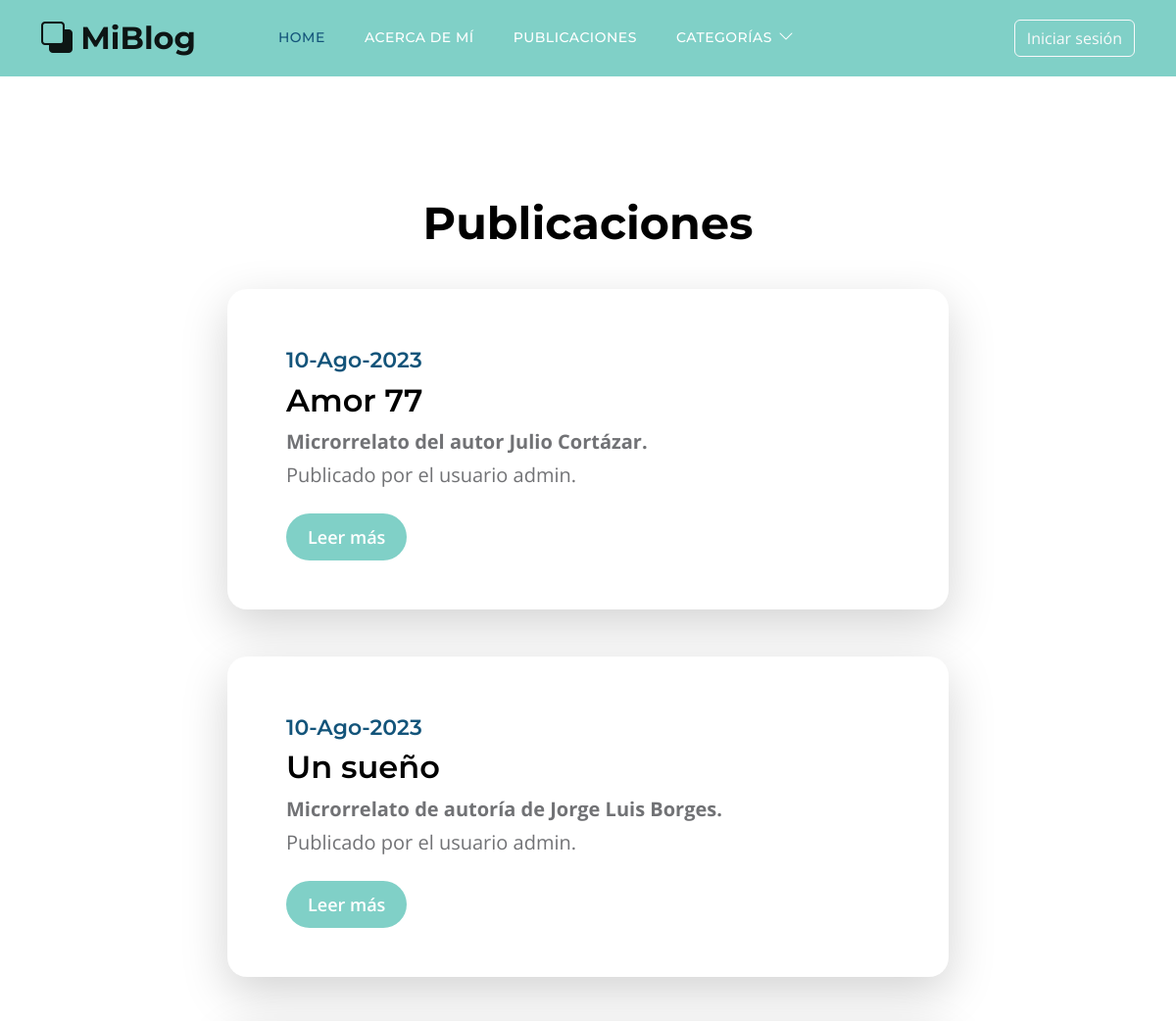
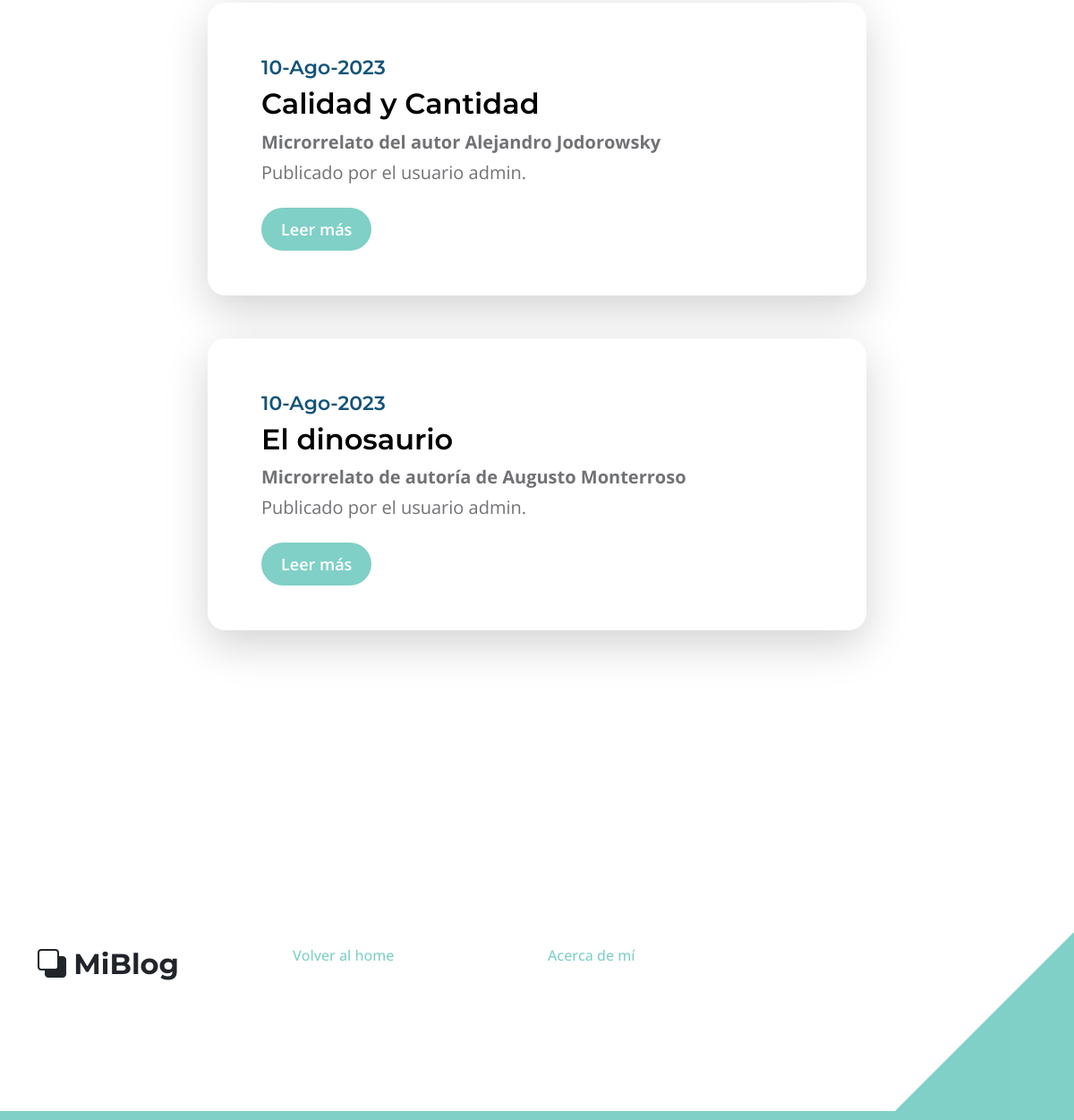
The page /pages/ on the database its author committed (2 pictures, top to bottom).
### blog/models.py (models this page shows, shortened)
class Post(models.Model):
    titulo = models.CharField(max_length=255)
    slug = models.SlugField(unique=True)
    subtitulo = models.TextField()
    cuerpo = models.TextField()
    autor = models.ForeignKey(settings.AUTH_USER_MODEL, on_delete=models.PROTECT)
    fecha = models.DateTimeField(auto_now_add=True)
    categoria = models.ManyToManyField('Categoria')
    class Meta:
        ordering = ('-fecha',)

### perfiles/models.py (models this page shows)
class Usuario(AbstractUser):
    def __str__(self):
        return f"{self.username}"

### blog/views.py (the view)
# urls.py: path("pages/", views.lista_articulos, name="pages"),
def lista_articulos(request):
    posts = Post.objects.all()
    categorias = Categoria.objects.all()
    return render(request, 'blog/pages.html', {'posts':posts, 'categorias':categorias})

### blog/templates/blog/pages.html (shortened to what this page needs)
{% extends 'base.html' %}
{% block contenido %}
<section class="section-padding">
    <div class="container">
        <div class="row">
            <div class="col-lg-12 col-12 text-center">
                <h2 class="mb-4">Publicaciones</h2>
            </div>
            <div class="col-lg-8 col-12 mt-3 mx-auto">
                {% for post in posts %}
                    <div class="custom-block custom-block-topics-listing bg-white shadow-lg mb-5">
                        <div class="d-flex">
                            <div class="custom-block-topics-listing-info d-flex">
                                <div>
                                    <h6 class="subtitle is-4">{{ post.fecha|date:'d-M-Y' }}</h6>
                                    <h3 class="mb-2">{{ post.titulo }}</h3>
                                    <p class="mb-1"><strong>{{ post.subtitulo }}</strong></p>
                                    <p class="mb-0">Publicado por el usuario {{ post.autor }}.</p>
                                    <a href="{% url 'detalle' post.id %}" class="btn custom-btn mt-3 mt-lg-4">Leer más</a>
                                </div>
                            </div>
                        </div>
                    </div>
                {% endfor %}
            </div>
        </div>
    </div>
</section>
{% endblock contenido %}

### static/css/templatemo-topic-listing.css (style rules this page uses)
:root { --white-color: #ffffff; --primary-color: #13547a; --secondary-color: #80d0c7; --section-bg-color: #f0f8ff; --custom-btn-bg-color: #80d0c7; --custom-btn-bg-hover-color: #13547a; --dark-color: #000000; --p-color: #717275; --border-color: #7fffd4; --link-hover-color: #13547a; --body-font-family: 'Open Sans', sans-serif; --title-font-family: 'Montserrat', sans-serif; --h1-font-size: 58px; --h2-font-size: 46px; --h3-font-size: 32px; --h4-font-size: 28px; --h5-font-size: 24px; --h6-font-size: 22px; --p-font-size: 20px; --menu-font-size: 14px; --btn-font-size: 18px; --copyright-font-size: 16px; --border-radius-large: 100px; --border-radius-medium: 20px; --border-radius-small: 10px; --font-weight-normal: 400; --font-weight-medium: 500; --font-weight-semibold: 600; --font-weight-bold: 700; }
body { background-color: var(--white-color); font-family: var(--body-font-family); }
h2, h3, h4, h5, h6 { color: var(--dark-color); }
h1, h2, h3, h4, h5, h6 { font-family: var(--title-font-family); font-weight: var(--font-weight-semibold); }
h2 { font-size: var(--h2-font-size); font-weight: var(--font-weight-bold); }
h3 { font-size: var(--h3-font-size); }
h6 { color: var(--primary-color); font-size: var(--h6-font-size); }
p { color: var(--p-color); font-size: var(--p-font-size); font-weight: var(--font-weight-normal); }
a, button { touch-action: manipulation; transition: all 0.3s; }
a { display: inline-block; color: var(--primary-color); text-decoration: none; }
b, strong { font-weight: var(--font-weight-bold); }
.section-padding { padding-top: 100px; padding-bottom: 100px; }
.custom-btn { background: var(--custom-btn-bg-color); border: 2px solid transparent; border-radius: var(--border-radius-large); color: var(--white-color); font-size: var(--btn-font-size); font-weight: var(--font-weight-semibold); line-height: normal; transition: all 0.3s; padding: 10px 20px; }
.custom-block { border-radius: var(--border-radius-medium); position: relative; overflow: hidden; padding: 30px; transition: all 0.3s ease; height: 100%; }
.custom-block-topics-listing-info { margin: 30px 20px 20px 30px; }
.custom-block-topics-listing { height: inherit; }

### rows shown on the page
Post: fecha "10-Ago-2023", titulo "Amor 77", subtitulo "Microrrelato del autor Julio Cortázar.", autor "admin"
Post: fecha "10-Ago-2023", titulo "Un sueño", subtitulo "Microrrelato de autoría de Jorge Luis Borges.", autor "admin"
Post: fecha "10-Ago-2023", titulo "Calidad y Cantidad", subtitulo "Microrrelato del autor Alejandro Jodorowsky", autor "admin"
Post: fecha "10-Ago-2023", titulo "El dinosaurio", subtitulo "Microrrelato de autoría de Augusto Monterroso", autor "admin"
